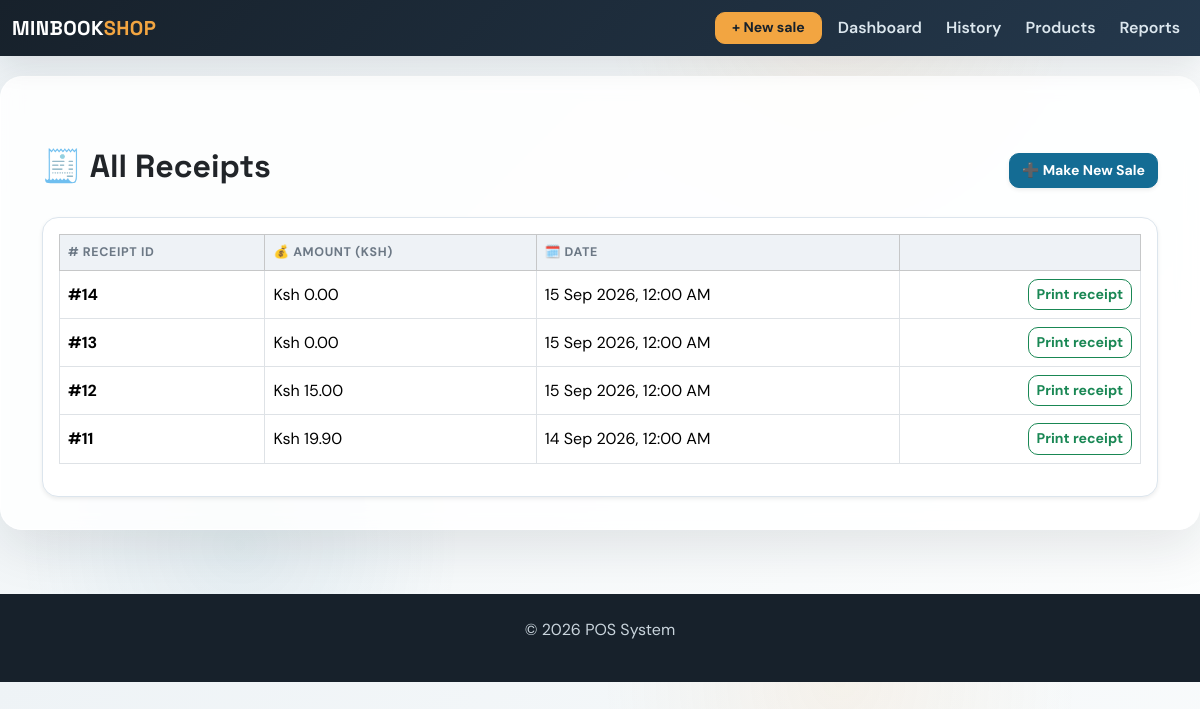
/receipts, run on an earlier commit of the app's database.
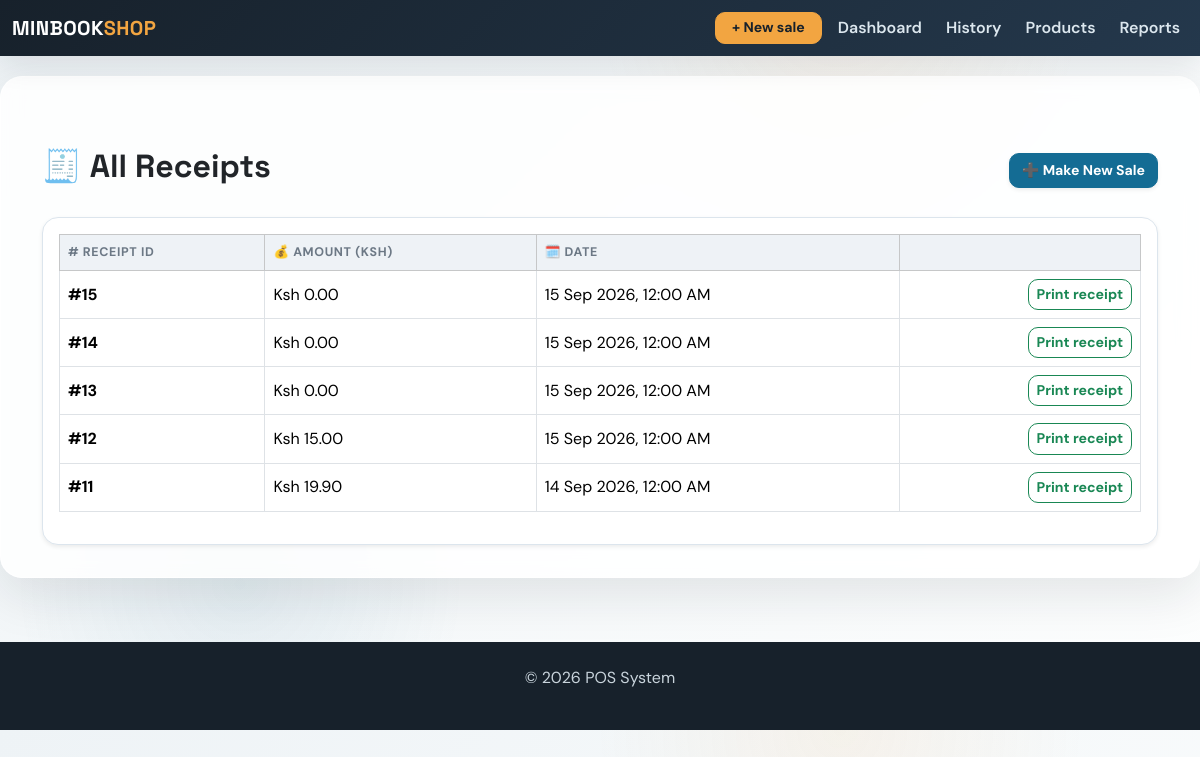
And on a later commit of the database.
### app/models.py (models this page shows, shortened)
class Sale(db.Model):
    id = db.Column(db.Integer, primary_key=True)
    amount = db.Column(db.Float, nullable=False)
    date = db.Column(db.Date, default=datetime.utcnow)
    user_id = db.Column(db.Integer, db.ForeignKey('user.id'), nullable=False)  # ForeignKey to User
    user = db.relationship('User', backref=db.backref('sales', lazy=True))  # Relationship with User
    product_id = db.Column(db.Integer, db.ForeignKey('product.id'), nullable=True)  # Legacy first product
    product = db.relationship('Product', backref=db.backref('sales', lazy=True))  # Relationship with Product
    quantity = db.Column(db.Integer, nullable=True)  # Legacy total quantity
    payment_method = db.Column(db.String(20), nullable=False, default='Cash')
    customer_name = db.Column(db.String(120), nullable=True)
    document_type = db.Column(db.String(20), nullable=False, default='receipt')
    discount = db.Column(db.Float, nullable=False, default=0.00)
    deposit = db.Column(db.Float, nullable=False, default=0.00)
    items = db.relationship('SaleItem', back_populates='sale', cascade='all, delete-orphan')

### app/routes.py (the view)
@main.route('/receipts')
def receipts():
    receipts_data = Sale.query.filter_by(document_type='receipt').order_by(Sale.id.desc()).all()
    return render_template('receipts.html', receipts=receipts_data)

### app/routes.py (called while the page is built)
@main.app_context_processor
def inject_now():
    return {'current_year': datetime.now().year}

### app/templates/receipts.html (shortened to what this page needs)
{% extends 'base.html' %}
{% block content %}
<div class="container mt-5">
    <div class="d-flex justify-content-between align-items-center mb-4">
        <h2 class="text-dark">🧾 All Receipts</h2>
        <a href="{{ url_for('main.sales') }}" class="btn btn-primary shadow-sm">➕ Make New Sale</a>
    </div>
    {% if receipts %}
    <div class="card shadow-sm rounded-4">
        <div class="card-body table-responsive">
            <table class="table table-hover table-bordered align-middle">
                <thead class="table-light">
                    <tr>
                        <th scope="col"># Receipt ID</th>
                        <th scope="col">💰 Amount (Ksh)</th>
                        <th scope="col">🗓️ Date</th>
                        <th scope="col"></th>
                    </tr>
                </thead>
                <tbody>
                    {% for receipt in receipts %}
                    <tr>
                        <td><strong>#{{ receipt.id }}</strong></td>
                        <td>Ksh {{ "{:,.2f}".format(receipt.amount) }}</td>
                        <td>{{ receipt.date.strftime('%d %b %Y, %I:%M %p') }}</td>
                        <td class="text-end"><a href="{{ url_for('main.receipt', sale_id=receipt.id) }}" class="btn btn-sm btn-outline-success" target="_blank">Print receipt</a></td>
                    </tr>
                    {% endfor %}
                </tbody>
            </table>
        </div>
    </div>
    {% else %}
    <div class="alert alert-info mt-3" role="alert">
        📭 No receipts found. Make a sale to generate receipts.
    </div>
    {% endif %}
</div>
{% endblock %}

What changed in the data, as far as the page shows it:
added Sale: id "15", amount "0.00", date "15 Sep 2026, 12:00 AM"
